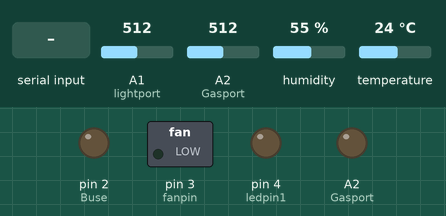
Bench run of a sketch on a simulated Arduino Uno, built with avr-gcc and run on an emulated ATmega328P. Parts: switched loads named in the sketch (green lamp = pin HIGH), output pins drawn as LEDs (lit = HIGH). The inputs (shaded band) are chosen by the test bench; at power-on: A1 (lightport) = 512, A2 (Gasport) = 512, humidity 55 %, temperature 24 °C.

Above: at 5.2 s.
5.3 s: "0" received over the second serial link
At 6.11 s:
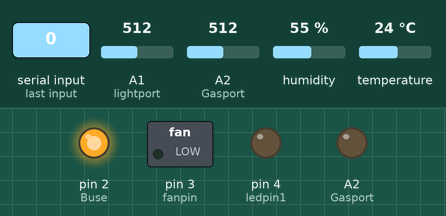
At 7.4 s:
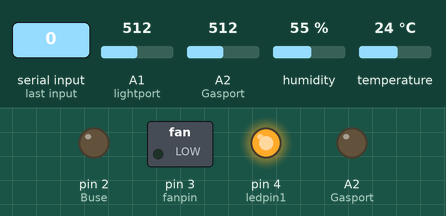
Timing chart, 0 to 8.9 s (numbered marks = the images above; inputs shaded):
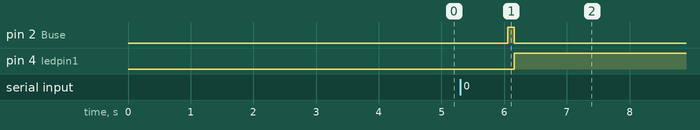

The sketch:

project.ino
```cpp
#include <SoftwareSerial.h>
#include <DHT.h>
#define Buse 2
#define fanpin 3
#define ledpin1 4
#define ledpin2 5
#define RxD 6
#define TxD 7
#define DHTport A0
#define lightport A1
#define Gasport A2

DHT myDHT(DHTport,DHT11);
SoftwareSerial bt(RxD,TxD);

void setup()
{
  pinMode(Buse, OUTPUT);
  pinMode(Gasport, OUTPUT);
  pinMode(fanpin, OUTPUT);
  pinMode(ledpin1, OUTPUT);
  Serial.begin(9600);
  bt.begin(38400);
  myDHT.begin();
  bt.print("\r\n+STWMOD=0\r\n");
  delay(2000);
  bt.print("\r\n+INQ=1\r\n");
  delay(2000);
  bt.flush();
}

void loop()
{
  float tempa = myDHT.readTemperature();
  float Humia = myDHT.readHumidity();
  float gas = analogRead(Gasport);
  int light = analogRead(lightport);

  if (bt.available()){
    char c = bt.read();
    //Serial.println(c);

    bt.print("Value" + String(tempa));
    bt.print(String(Humia));

    //빨간벽램프 (ledpin1)
    if (gas <50){
      bt.print("정상");
      digitalWrite(ledpin1, LOW);
    }
    if (gas >50){
      bt.print("위험");
      digitalWrite(Buse, HIGH);
      digitalWrite(ledpin1, LOW);
      delay(100);
      digitalWrite(Buse, LOW);
      digitalWrite(ledpin1, HIGH);
    }

    //팬관련
    if (tempa > 25 ||Humia > 41 || gas > 50 || c == '0')
    {
      digitalWrite(fanpin, LOW);
      bt.print("0");
    }
    else if (tempa < 25 ||Humia < 41 || gas < 50 || c == '0'){
      digitalWrite(fanpin, HIGH);
      bt.print("1");
    }
    else if (c == '7'){
      digitalWrite(fanpin, HIGH);
      bt.print("1");
    }
    else if (c == '6'){
      digitalWrite(fanpin, LOW);
      bt.print("0");
    }

    //ledpin2 (천장램프)
    if (light > 10 && c=='2'){
      digitalWrite(ledpin2, HIGH);
      bt.print("1");
    }
    else if (light < 10 && c=='2'){
      digitalWrite(ledpin2, LOW);
      bt.print("0");
    }
    else if (c=='5'){
      digitalWrite(ledpin2, HIGH);
      bt.print("1");
    }
    else if (c=='4'){
      digitalWrite(ledpin2, LOW);
      bt.print("0");
    }
  }


  //Serial.println("온도" + String(tempa));
  //Serial.println("습도" + String(Humia));
  //Serial.println("가스" + String(gas));
  //Serial.println("조도값" + String(light));
  delay(1000);
}
```

Measured:
- after the input at 5.3 s, pin 2 (Buse): LOW → HIGH after 0.76 s, → LOW 0.10 s later; pin 4 (ledpin1): LOW → HIGH after 0.86 s
